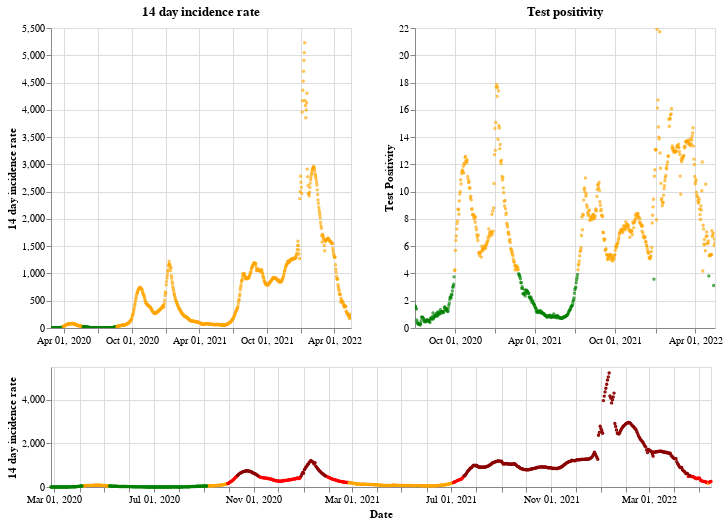

Notebook cell for this chart:
### Markdown cell above
## Northern Ireland

### Code cell
plot_traffic_light('Northern Ireland')

### Figure 1 — Vega-Lite specification as saved in the notebook (floating-point values rounded to 4 significant figures; data arrays with more than 128 entries replaced by an {"elided": "..."} marker saying what was removed)
{"config": {"view": {"continuousWidth": 400, "continuousHeight": 300}}, "vconcat": [{"hconcat": [{"mark": {"type": "point", "size": 2}, "encoding": {"color": {"condition": {"value": "green", "test": "(datum.twoWeeklyCasesRate <= 25)"}, "value": "orange"}, "tooltip": [{"type": "nominal", "field": "areaName"}, {"type": "temporal", "field": "date"}, {"type": "quantitative", "field": "twoWeeklyCasesRate"}, {"type": "quantitative", "field": "testPositivity"}], "x": {"type": "temporal", "axis": {"title": ""}, "field": "date", "scale": {"domain": {"selection": "DateBrush"}}, "timeUnit": "yearmonthdate"}, "y": {"type": "quantitative", "axis": {"title": "14 day incidence rate"}, "field": "twoWeeklyCasesRate"}}, "title": "14 day incidence rate", "width": 300}, {"mark": {"type": "point", "size": 2}, "encoding": {"color": {"condition": {"value": "green", "test": "(datum.testPositivity <= 4)"}, "value": "orange"}, "tooltip": [{"type": "nominal", "field": "areaName"}, {"type": "temporal", "field": "date"}, {"type": "quantitative", "field": "twoWeeklyCasesRate"}, {"type": "quantitative", "field": "testPositivity"}], "x": {"type": "temporal", "axis": {"title": ""}, "field": "date", "scale": {"domain": {"selection": "DateBrush"}}, "timeUnit": "yearmonthdate"}, "y": {"type": "quantitative", "axis": {"title": "Test Positivity"}, "field": "testPositivity"}}, "title": "Test positivity", "width": 300}]}, {"layer": [{"mark": {"type": "point", "size": 2}, "encoding": {"color": {"condition": {"value": "orange", "test": "(((datum.testPositivity < 4) && (datum.twoWeeklyCasesRate >= 50)) && (datum.twoWeeklyCasesRate < 200))"}, "value": "red"}, "opacity": {"condition": {"value": 1, "test": "((datum.twoWeeklyCasesRate >= 50) && (datum.twoWeeklyCasesRate < 500))"}, "value": 0}, "tooltip": [{"type": "nominal", "field": "areaName"}, {"type": "temporal", "field": "date"}, {"type": "quantitative", "field": "twoWeeklyCasesRate"}, {"type": "quantitative", "field": "testPositivity"}], "x": {"type": "temporal", "axis": {"title": "Date"}, "field": "date", "timeUnit": "yearmonthdate"}, "y": {"type": "quantitative", "axis": {"title": "14 day incidence rate"}, "field": "twoWeeklyCasesRate"}}, "selection": {"DateBrush": {"type": "interval", "encodings": ["x"], "fields": ["Time"]}}}, {"mark": {"type": "point", "size": 2}, "encoding": {"color": {"value": "darkred"}, "opacity": {"condition": {"value": 1, "test": "(datum.twoWeeklyCasesRate >= 500)"}, "value": 0}, "tooltip": [{"type": "nominal", "field": "areaName"}, {"type": "temporal", "field": "date"}, {"type": "quantitative", "field": "twoWeeklyCasesRate"}, {"type": "quantitative", "field": "testPositivity"}], "x": {"type": "temporal", "axis": {"title": "Date"}, "field": "date", "timeUnit": "yearmonthdate"}, "y": {"type": "quantitative", "axis": {"title": "14 day incidence rate"}, "field": "twoWeeklyCasesRate"}}}, {"mark": {"type": "point", "size": 2}, "encoding": {"color": {"condition": {"value": "green", "test": "((datum.testPositivity < 4) && (datum.twoWeeklyCasesRate < 50))"}, "value": "orange"}, "opacity": {"condition": {"value": 1, "test": "(datum.twoWeeklyCasesRate < 50)"}, "value": 0}, "tooltip": [{"type": "nominal", "field": "areaName"}, {"type": "temporal", "field": "date"}, {"type": "quantitative", "field": "twoWeeklyCasesRate"}, {"type": "quantitative", "field": "testPositivity"}], "x": {"type": "temporal", "axis": {"title": "Date"}, "field": "date", "timeUnit": "yearmonthdate"}, "y": {"type": "quantitative", "axis": {"title": "14 day incidence rate"}, "field": "twoWeeklyCasesRate"}}}], "height": 120, "width": 660}], "data": {"name": "data-efed7e83d0fe195ffd895c202e073bf3"}, "$schema": "https://vega.github.io/schema/vega-lite/v4.8.1.json", "datasets": {"data-efed7e83d0fe195ffd895c202e073bf3": {"elided": "811 records"}}}
